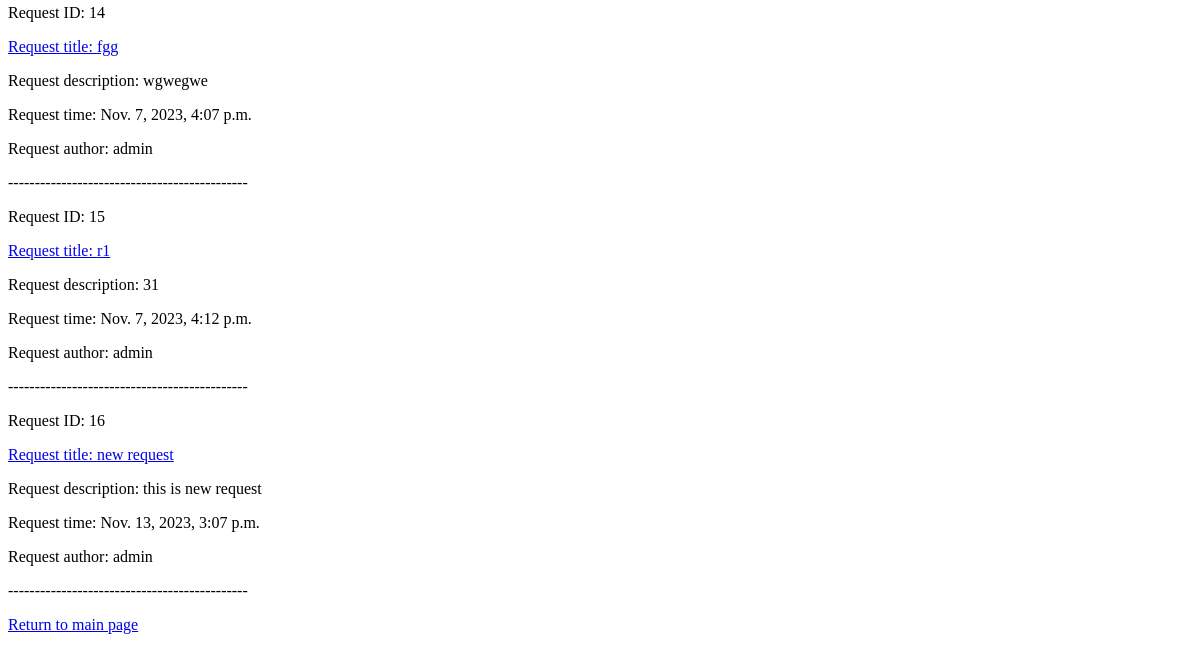
The app's page /requests/ (lower part), older data.
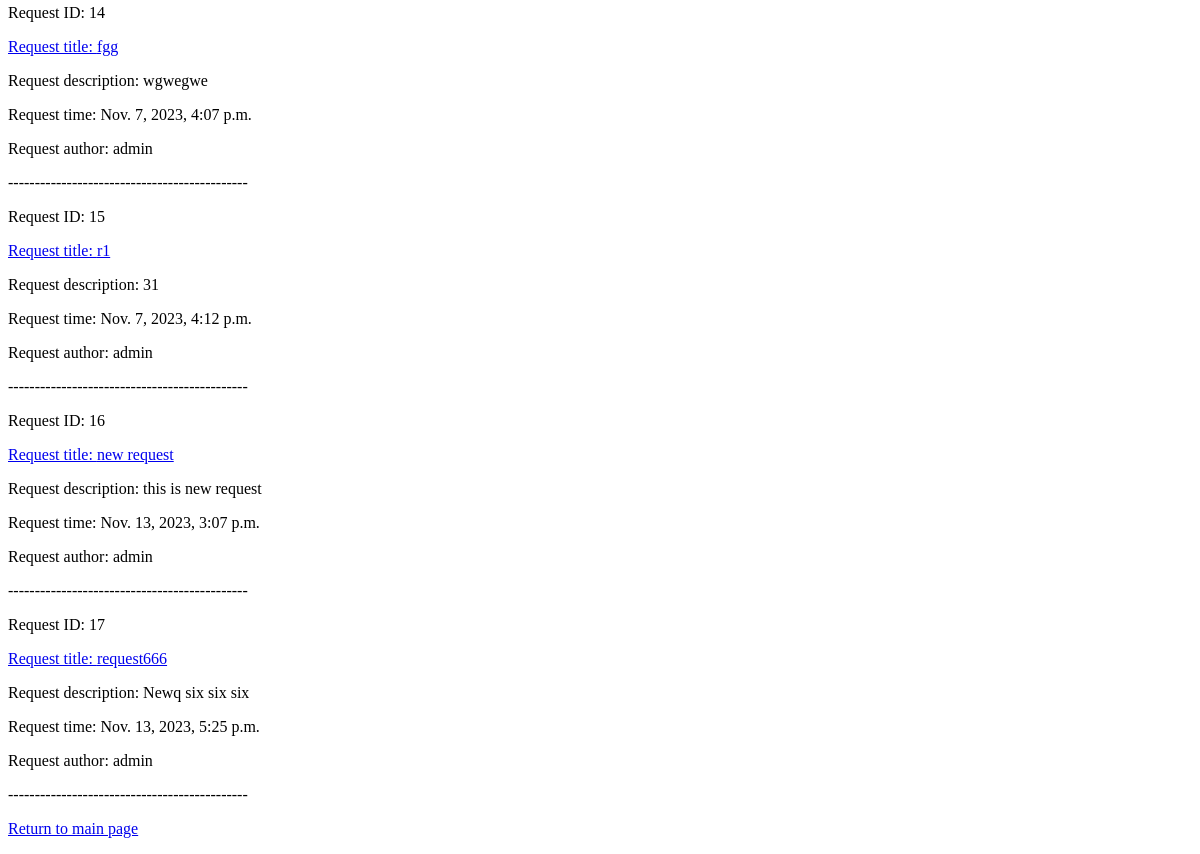
The same page, newer data.
### SomeRequests/models.py (models this page shows, shortened)
class UserRequest(models.Model):
    title = models.CharField(max_length=100)
    description = models.TextField(blank=True, null=False)
    created_at = models.DateTimeField(auto_now_add=True)
    user = models.ForeignKey(User, on_delete=models.PROTECT)

### SomeRequests/views.py (the view, shortened to what this page needs)
# urls.py: path('requests/', RequestsView.as_view(), name='requests'),
class RequestsView(View):
    def get(self, request: HttpRequest) -> HttpResponse:
        context = {
            'form': RequestForm(),
            'requests': UserRequest.objects.all()
        }
        return render(request, 'SomeRequests/view_requests.html', context=context)

### SomeRequests/templates/SomeRequests/view_requests.html (shortened to what this page needs)
{% extends "SomeRequests/base.html" %}
{% block body %}
    {% if request %}
    {% for request in requests %}
        <p>Request ID: {{request.pk}}</p>
        <p><a href="{% url 'SomeRequests:request_data_view' pk=request.pk %}"
            >Request title: {{request.title}}</a></p>
        <p>Request description: {{request.description}}</p>
        <p>Request time: {{request.created_at}}</p>
        <p>Request author: {{request.user.username}}</p>
        <p>---------------------------------------------</p>
    {% endfor %}
    {% else %}
        No requests yet
    {% endif %}
    <p>
        <a href="{% url 'SomeRequests:main_page' %}">
            Return to main page
        </a>
    </p>
{% endblock body %}

### SomeRequests/templates/SomeRequests/base.html (shortened to what this page needs)
<!DOCTYPE html>
<html lang="en">
<head>
</head>
<body>
      {% block body %}{% endblock %}
</body>
</html>

Row changes from the older to the newer data that the page shows:
added UserRequest: pk "17", title "request666", description "Newq six six six", created_at "Nov. 13, 2023, 5:25 p.m.", user.username "admin"
